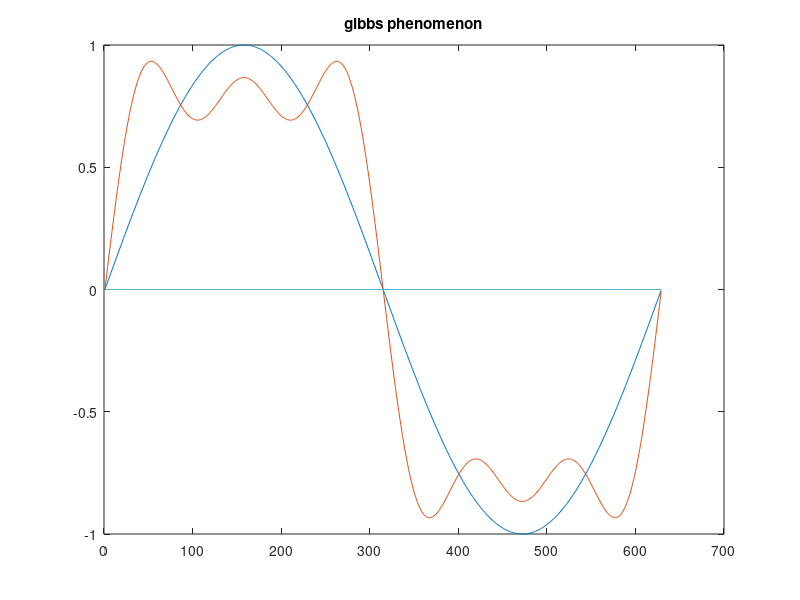

This figure's MATLAB source:
% gibbs phenomenon
clear all
% function [y]=gibbsmain(ul)
t=0:0.01:3.14*2
ul=input('enter upper limit of odd harmonics')
x=zeros(size(t))
y=zeros(11,length(t))
for N=1:2:ul
    x=x+sin(N*t)/N;
    y(((N+1)/2),:)=x
end
plot(y((1:2:11),:)')
title('gibbs phenomenon')